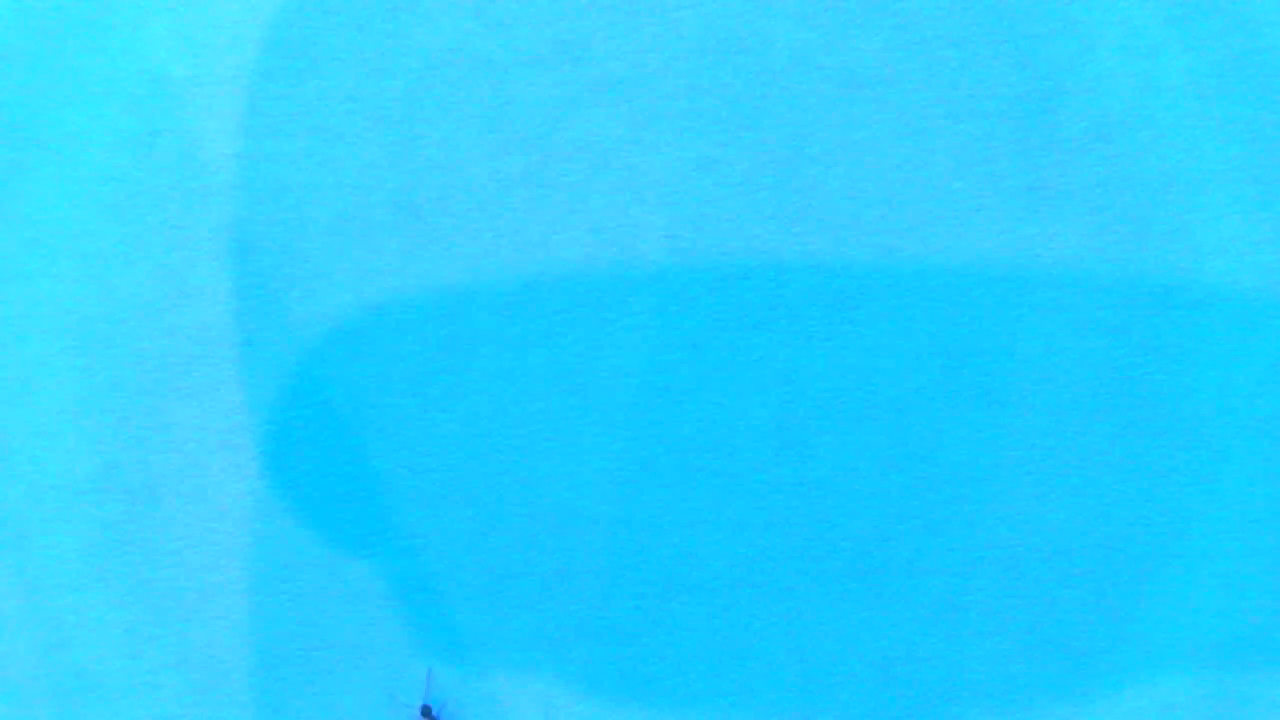
#> input picture frame 16 of sample.mp4, 1280 x 720 px, given in place of footage.mov, which was not available
$ python zoomTest.py
#> lines starting #> are read from the running program, lines starting #| are printed output that depends on the picture; after the words box and inside, x2 and y2 are one past the last pixel; in counts of white or black regions, pixels touching at a corner belong together
import cv2

videopath = 'footage.mov'
cap = cv2.VideoCapture(videopath)

frameNumber = 1     #starting frame
frameRects = []
lastFrame = int(cap.get(cv2.CAP_PROP_FRAME_COUNT))
frameDelta = 0
k = 0

a = 97
d = 100

x1 = 0
y1 = 0
x2 = 0
y2 = 0

showCrosshair = False
fromCenter = False

def getFrameImage(_frameNumber):
    cap.set(cv2.CAP_PROP_POS_FRAMES, _frameNumber-1)
    res, frame = cap.read()
    return frame

# [37 lines left out: functions getFrameDelta, getNextFrame, MouseCallback, not called in this run]

def AddRect(_x1, _y1, _x2, _y2):
    frameRects[frameNumber-1].append([_x1, _y1, _x2, _y2])

def ExpandFrames():
    for i in range(0, lastFrame):
        frameRects.append([])

def DrawRect(rect):
    cv2.rectangle(getFrameImage(frameNumber-1), (rect[0], rect[1]), (rect[2], rect[3]), (128, 0, 255), 5)

# [10 lines left out: functions DrawAllRects, SaveRects, not called in this run]


ExpandFrames()

cap2 = cv2.VideoCapture('footage.mov')
ret, frame2 = cap2.read()
#> frame2 is the input picture: shape (720, 1280, 3); mean B, G, R 255, 208.1, 43.9

cv2.rectangle(frame2, (300, 100), (400, 200), (128, 0, 255), 1)
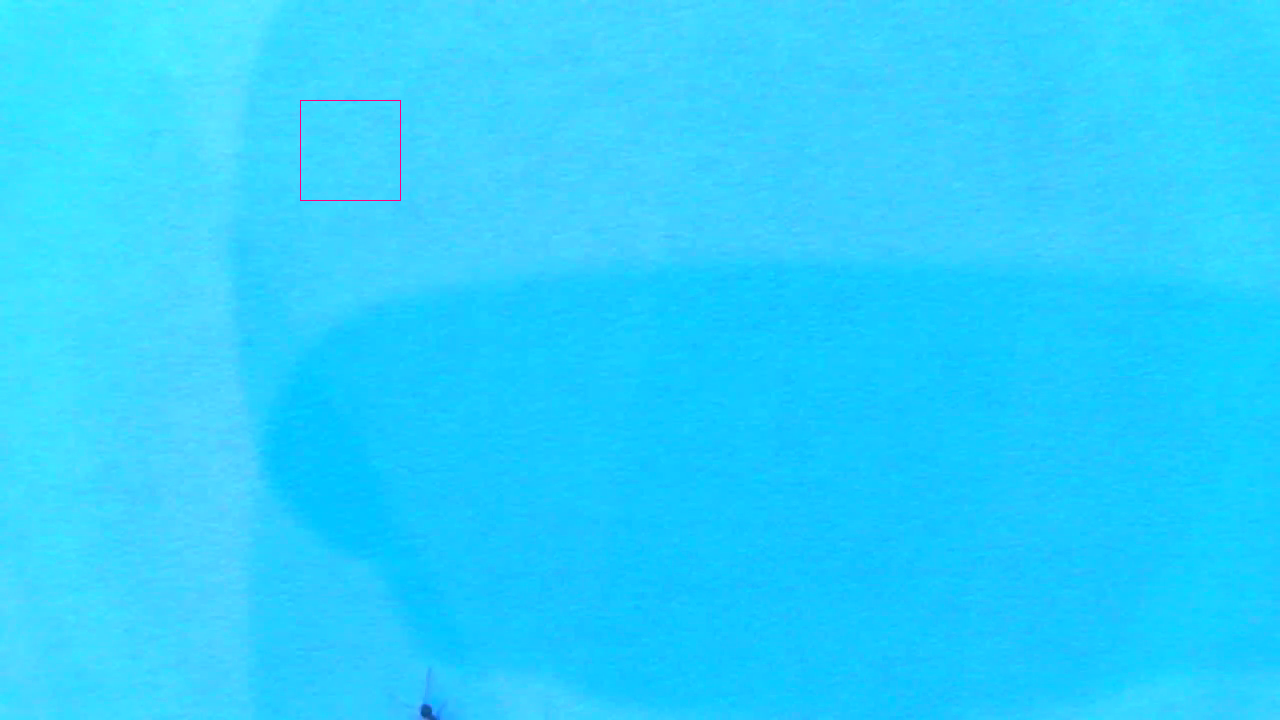
#> frame2: shape (720, 1280, 3); 0.04% of pixels changed, all inside (x1, y1, x2, y2) = (300, 100, 401, 201)


cv2.imshow('ant', getFrameImage(frameNumber))

count = 0

while(1):


    if (frameNumber != lastFrame):
        cap.set(cv2.CAP_PROP_POS_FRAMES, frameNumber-1)
        res, frame = cap.read()
        cv2.imshow('ant', getFrameImage(frameNumber))
    else:
        print('bruh stop')


    cv2.setMouseCallback('ant', MouseCallback)
    k = cv2.waitKey(33)
#> (key Esc is pressed here)
    if k==27:    # Esc key to stop
        break
    elif k==-1:  # normally -1 returned,so don't print it
        continue
    else:
        print("")


    frameDelta = getFrameDelta(k)
    frameNumber = getNextFrame(frameDelta, frameNumber)
    print(frameNumber)

    cv2.imshow('bruh', frame2)

    for rect in frameRects[frameNumber-1]: #works incorrectly
        print(rect)
        DrawRect(rect)

    SaveRects() #works incorrectly
    count += 1

    cv2.waitKey(10)

cap.release()
cv2.destroyAllWindows()

$ run again, starting later in the video
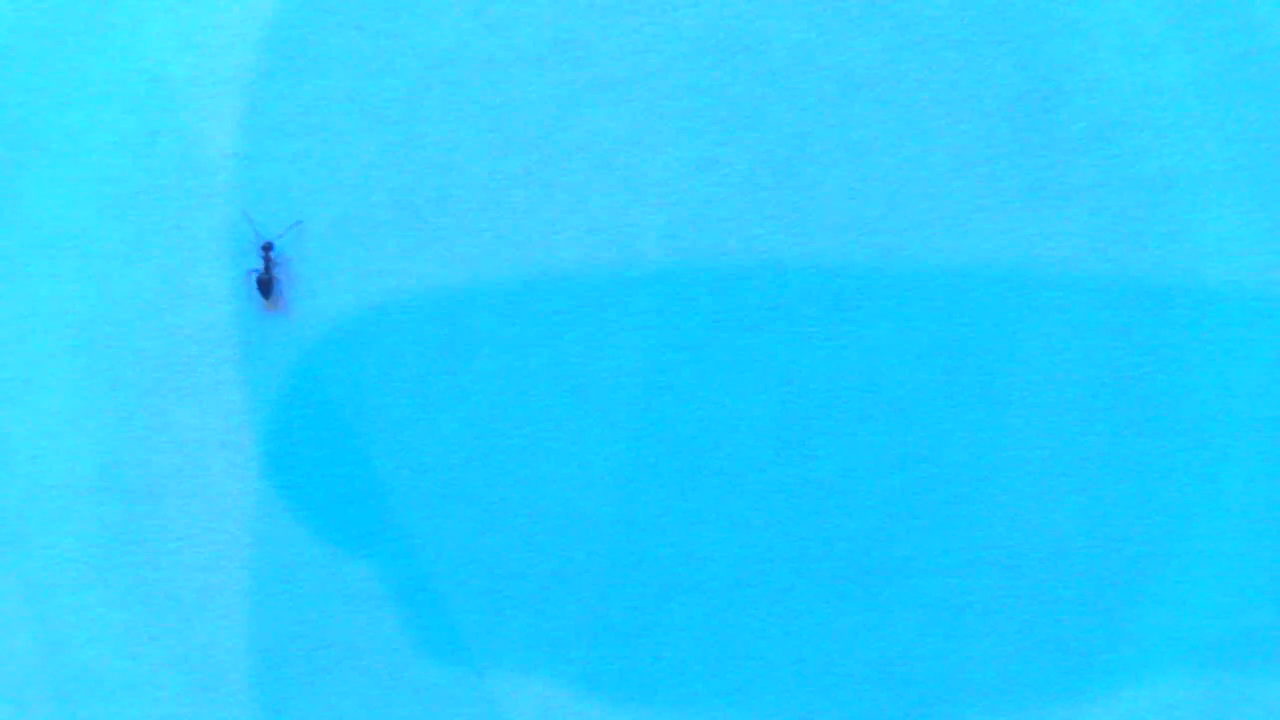
#> input picture frame 74 of sample.mp4, 1280 x 720 px, given in place of footage.mov, which was not available
#> frame2 is the input picture: shape (720, 1280, 3); mean B, G, R 254.9, 207.8, 43.8
#> `cv2.rectangle(frame2, (300, 100), (400, 200), (128, 0, 255), 1)`:
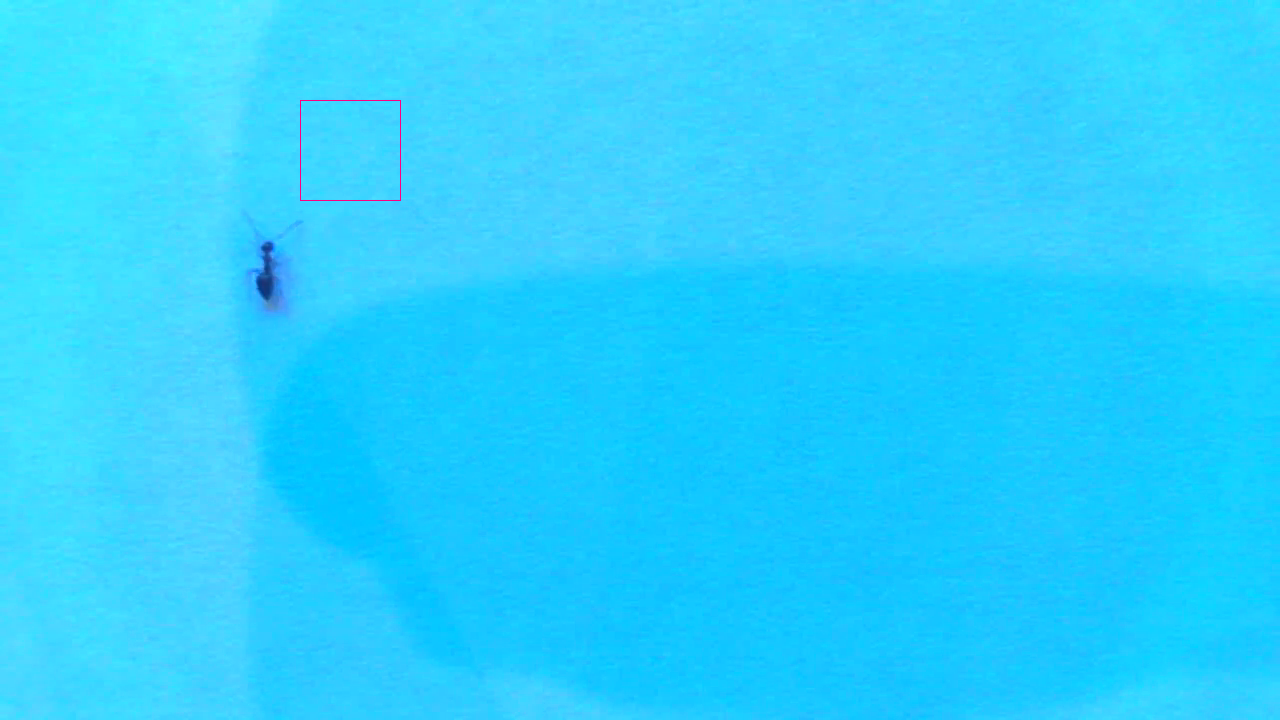
#> frame2: shape (720, 1280, 3); 0.04% of pixels changed, all inside (x1, y1, x2, y2) = (300, 100, 401, 201)
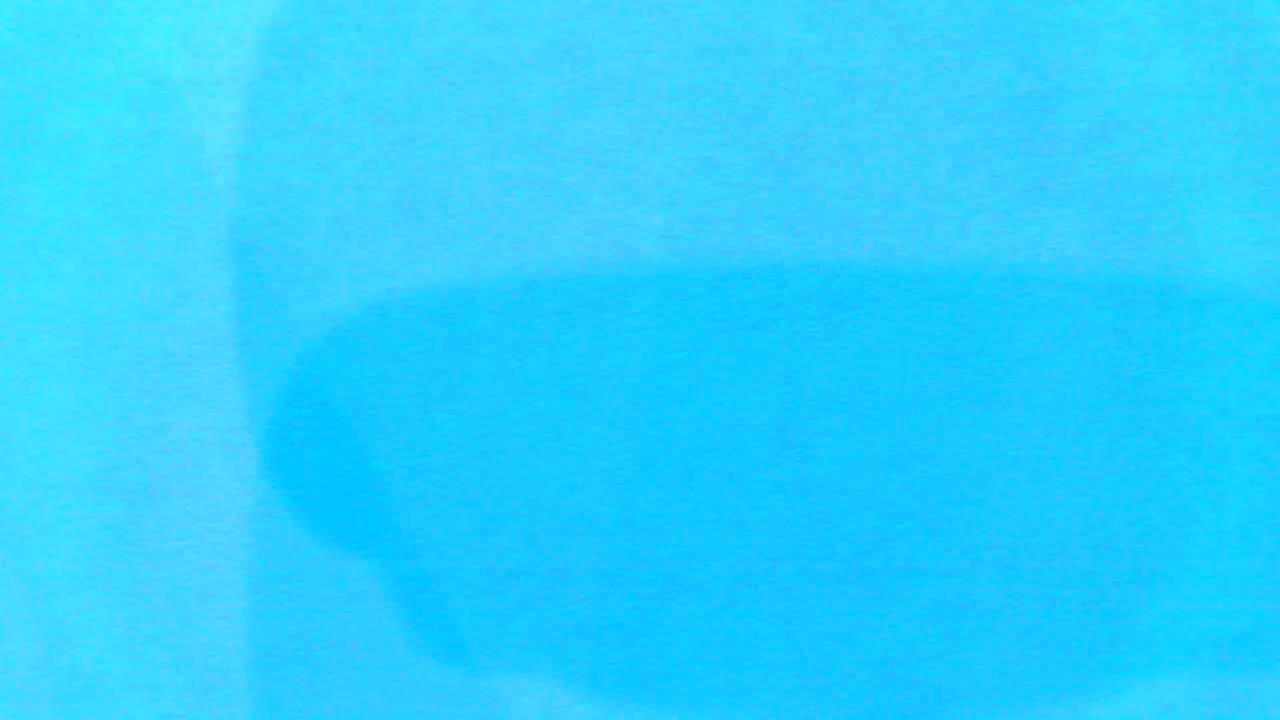
#> input picture frame 0 of sample.mp4, 1280 x 720 px, given in place of footage.mov, which was not available
#> in getFrameImage, frame is the input picture: shape (720, 1280, 3); mean B, G, R 255, 207.9, 43.9

$ run again, starting later in the video
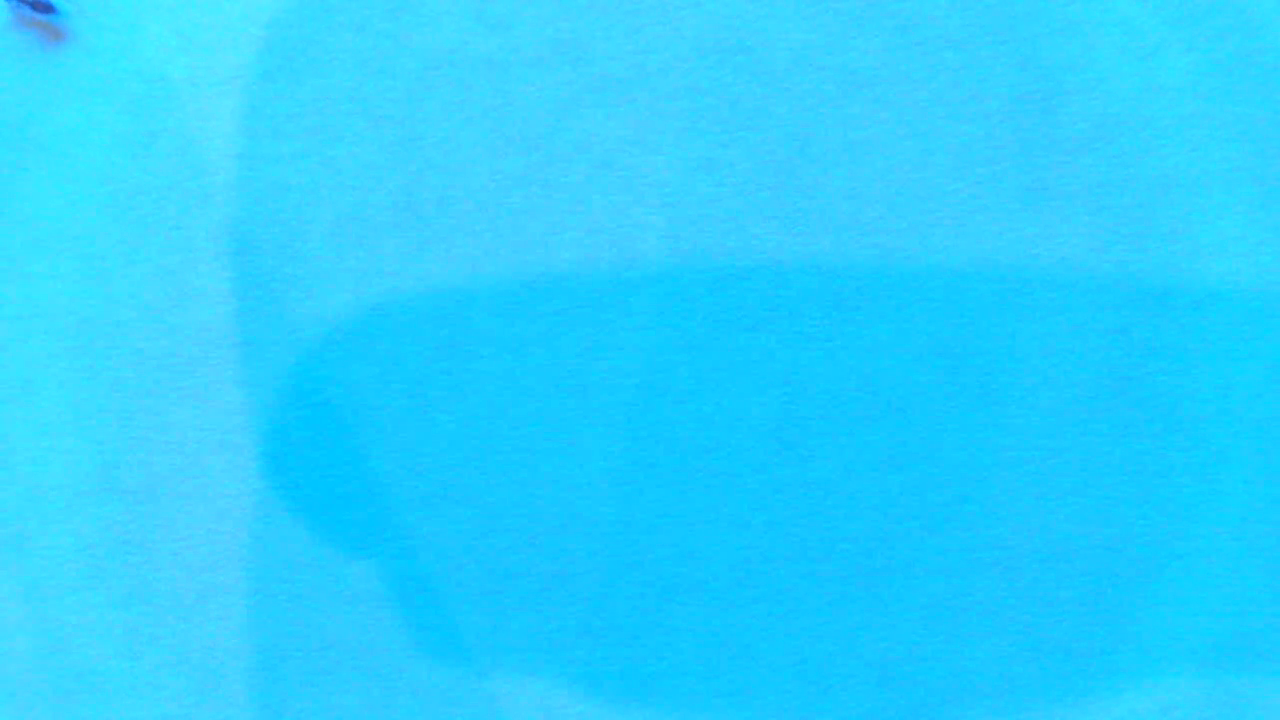
#> input picture frame 132 of sample.mp4, 1280 x 720 px, given in place of footage.mov, which was not available
#> frame2 is the input picture: shape (720, 1280, 3); mean B, G, R 254.9, 208.1, 44.2
#> `cv2.rectangle(frame2, (300, 100), (400, 200), (128, 0, 255), 1)`:
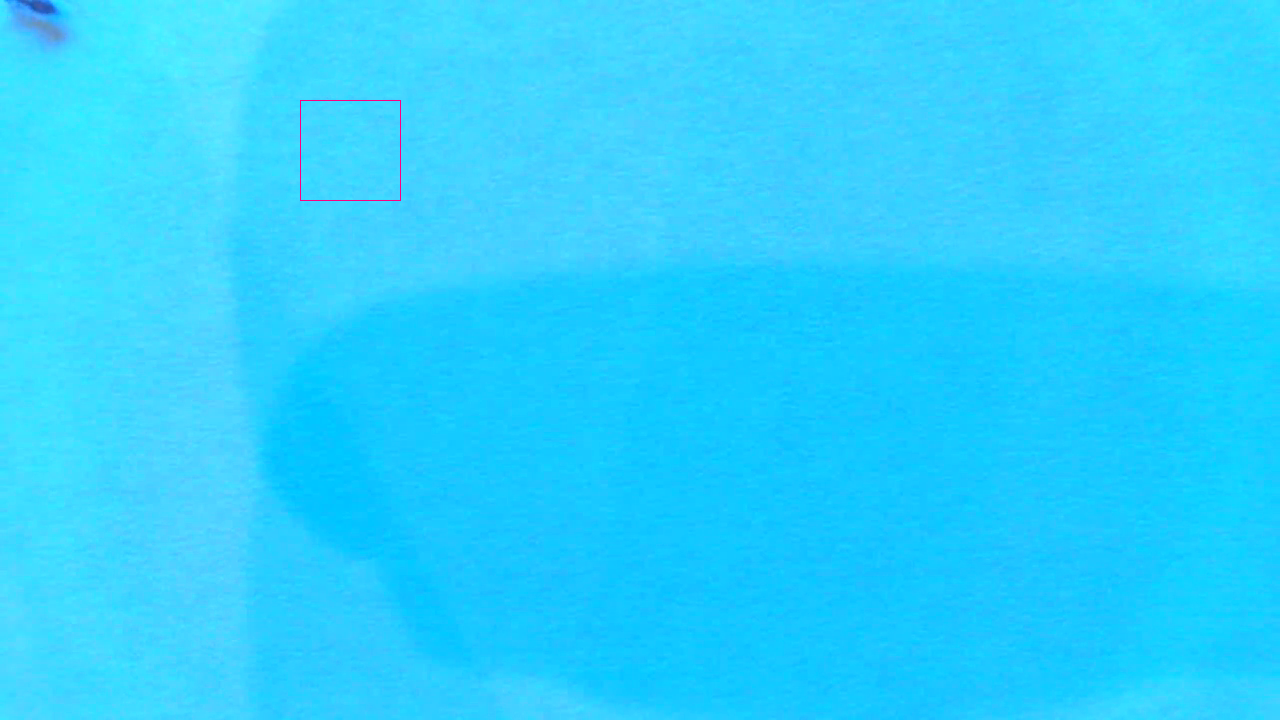
#> frame2: shape (720, 1280, 3); 0.04% of pixels changed, all inside (x1, y1, x2, y2) = (300, 100, 401, 201)
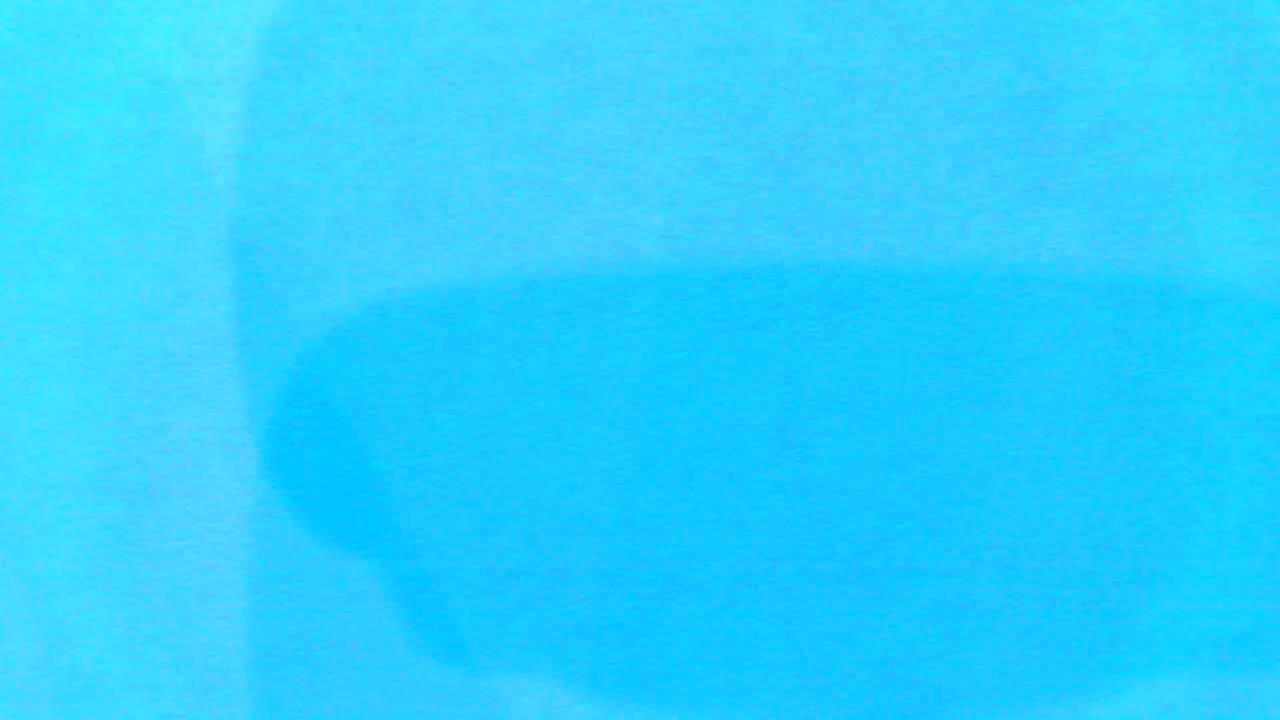
#> input picture frame 0 of sample.mp4, 1280 x 720 px, given in place of footage.mov, which was not available
#> in getFrameImage, frame is the input picture: shape (720, 1280, 3); mean B, G, R 255, 207.9, 43.9
